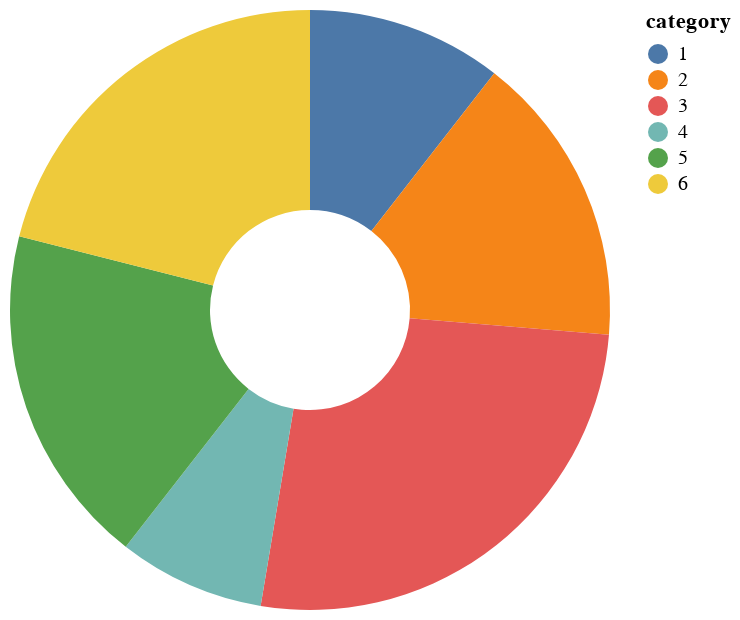

Source (Vega-Lite JSON):
### Vega-Lite specification from a JSON file in a GitHub repository (floating-point values rounded to 4 significant figures)
{"$schema": "https://vega.github.io/schema/vega-lite/v5.json", "description": "A simple donut chart with embedded data.", "data": {"values": [{"category": 1, "value": 4}, {"category": 2, "value": 6}, {"category": 3, "value": 10}, {"category": 4, "value": 3}, {"category": 5, "value": 7}, {"category": 6, "value": 8}]}, "mark": {"type": "arc", "innerRadius": 50}, "encoding": {"theta": {"field": "value", "type": "quantitative"}, "color": {"field": "category", "type": "nominal"}}, "config": {}}
